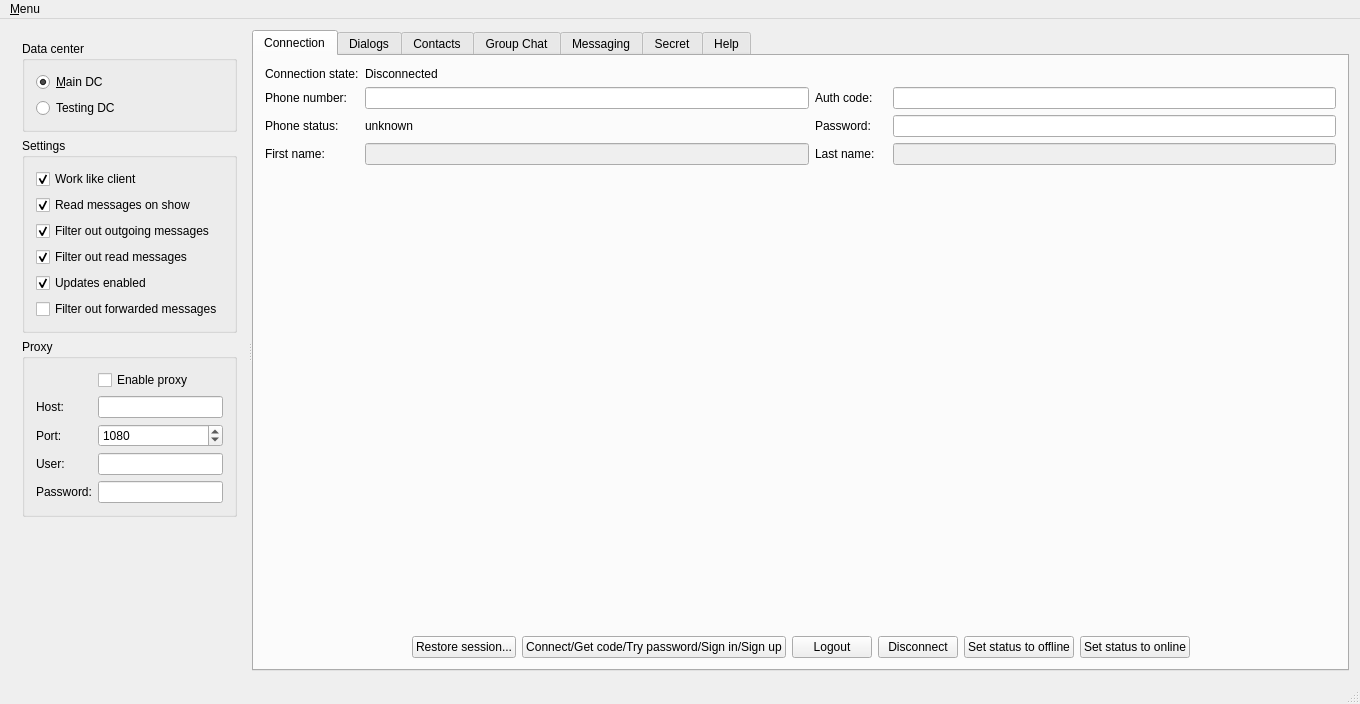
<?xml version="1.0" encoding="UTF-8"?>
<ui version="4.0">
 <class>MainWindow</class>
 <widget class="QMainWindow" name="MainWindow">
  <property name="geometry">
   <rect>
    <x>0</x>
    <y>0</y>
    <width>1360</width>
    <height>704</height>
   </rect>
  </property>
  <property name="windowTitle">
   <string>TelegramQt Test Application</string>
  </property>
  <widget class="QWidget" name="centralWidget">
   <layout class="QVBoxLayout" name="verticalLayout">
    <item>
     <widget class="QSplitter" name="mainSplitter">
      <property name="orientation">
       <enum>Qt::Horizontal</enum>
      </property>
      <widget class="QWidget" name="layoutWidget1">
       <layout class="QVBoxLayout" name="leftPanel">
        <item>
         <widget class="QGroupBox" name="groupBox">
          <property name="title">
           <string>Data center</string>
          </property>
          <layout class="QGridLayout" name="gridLayout">
           <item row="1" column="0">
            <widget class="QRadioButton" name="mainDcRadio">
             <property name="text">
              <string>&amp;Main DC</string>
             </property>
             <property name="checked">
              <bool>true</bool>
             </property>
            </widget>
           </item>
           <item row="2" column="0">
            <widget class="QRadioButton" name="testingDcRadio">
             <property name="text">
              <string>Testing DC</string>
             </property>
             <property name="checked">
              <bool>false</bool>
             </property>
            </widget>
           </item>
          </layout>
         </widget>
        </item>
        <item>
         <widget class="QGroupBox" name="groupBox_2">
          <property name="title">
           <string>Settings</string>
          </property>
          <layout class="QGridLayout" name="gridLayout_8">
           <item row="2" column="0">
            <widget class="QCheckBox" name="settingsReceivingFilterOutMessages">
             <property name="text">
              <string>Filter out outgoing messages</string>
             </property>
             <property name="checked">
              <bool>true</bool>
             </property>
            </widget>
           </item>
           <item row="0" column="0">
            <widget class="QCheckBox" name="workLikeClient">
             <property name="toolTip">
              <string>Set checked to enable client behavior. E.g. set online status on connection and set offline status on app quit.</string>
             </property>
             <property name="text">
              <string>Work like client</string>
             </property>
             <property name="checked">
              <bool>true</bool>
             </property>
            </widget>
           </item>
           <item row="3" column="0">
            <widget class="QCheckBox" name="settingsReceivingFilterReadMessages">
             <property name="text">
              <string>Filter out read messages</string>
             </property>
             <property name="checked">
              <bool>true</bool>
             </property>
            </widget>
           </item>
           <item row="5" column="0">
            <widget class="QCheckBox" name="settingsReceivingFilterForwardedMessages">
             <property name="text">
              <string>Filter out forwarded messages</string>
             </property>
            </widget>
           </item>
           <item row="1" column="0">
            <widget class="QCheckBox" name="settingsReadMessages">
             <property name="text">
              <string>Read messages on show</string>
             </property>
             <property name="checked">
              <bool>true</bool>
             </property>
            </widget>
           </item>
           <item row="4" column="0">
            <widget class="QCheckBox" name="settingsUpdatesEnabled">
             <property name="text">
              <string>Updates enabled</string>
             </property>
             <property name="checked">
              <bool>true</bool>
             </property>
            </widget>
           </item>
          </layout>
         </widget>
        </item>
        <item>
         <widget class="QGroupBox" name="groupBox_3">
          <property name="title">
           <string>Proxy</string>
          </property>
          <layout class="QFormLayout" name="formLayout">
           <item row="1" column="0">
            <widget class="QLabel" name="label_7">
             <property name="text">
              <string>Host:</string>
             </property>
            </widget>
           </item>
           <item row="1" column="1">
            <widget class="QLineEdit" name="settingsProxyHost"/>
           </item>
           <item row="2" column="0">
            <widget class="QLabel" name="label_8">
             <property name="text">
              <string>Port:</string>
             </property>
            </widget>
           </item>
           <item row="2" column="1">
            <widget class="QSpinBox" name="settingsProxyPort">
             <property name="maximum">
              <number>65535</number>
             </property>
             <property name="value">
              <number>1080</number>
             </property>
            </widget>
           </item>
           <item row="0" column="1">
            <widget class="QCheckBox" name="settingsProxyEnable">
             <property name="text">
              <string>Enable proxy</string>
             </property>
            </widget>
           </item>
           <item row="3" column="0">
            <widget class="QLabel" name="label_9">
             <property name="text">
              <string>User:</string>
             </property>
            </widget>
           </item>
           <item row="3" column="1">
            <widget class="QLineEdit" name="settingsProxyUser"/>
           </item>
           <item row="4" column="0">
            <widget class="QLabel" name="label_18">
             <property name="text">
              <string>Password:</string>
             </property>
            </widget>
           </item>
           <item row="4" column="1">
            <widget class="QLineEdit" name="settingsProxyPassword">
             <property name="echoMode">
              <enum>QLineEdit::Password</enum>
             </property>
            </widget>
           </item>
          </layout>
         </widget>
        </item>
        <item>
         <spacer name="verticalSpacer_2">
          <property name="orientation">
           <enum>Qt::Vertical</enum>
          </property>
          <property name="sizeHint" stdset="0">
           <size>
            <width>20</width>
            <height>20</height>
           </size>
          </property>
         </spacer>
        </item>
       </layout>
      </widget>
      <widget class="QTabWidget" name="tabWidget">
       <property name="currentIndex">
        <number>0</number>
       </property>
       <widget class="QWidget" name="tabMain">
        <attribute name="title">
         <string>Connection</string>
        </attribute>
        <layout class="QGridLayout" name="gridLayout_6" rowstretch="0,0,0,0,0,0">
         <item row="3" column="5">
          <widget class="QLineEdit" name="lastName">
           <property name="enabled">
            <bool>false</bool>
           </property>
          </widget>
         </item>
         <item row="0" column="0">
          <widget class="QLabel" name="label">
           <property name="text">
            <string>Connection state:</string>
           </property>
          </widget>
         </item>
         <item row="1" column="1">
          <widget class="QLineEdit" name="phoneNumber"/>
         </item>
         <item row="1" column="5">
          <widget class="QLineEdit" name="confirmationCode">
           <property name="echoMode">
            <enum>QLineEdit::Password</enum>
           </property>
          </widget>
         </item>
         <item row="1" column="0">
          <widget class="QLabel" name="label_2">
           <property name="text">
            <string>Phone number:</string>
           </property>
          </widget>
         </item>
         <item row="3" column="1">
          <widget class="QLineEdit" name="firstName">
           <property name="enabled">
            <bool>false</bool>
           </property>
          </widget>
         </item>
         <item row="2" column="0">
          <widget class="QLabel" name="label_4">
           <property name="text">
            <string>Phone status:</string>
           </property>
          </widget>
         </item>
         <item row="3" column="2">
          <widget class="QLabel" name="lastNameLabel">
           <property name="enabled">
            <bool>true</bool>
           </property>
           <property name="text">
            <string>Last name:</string>
           </property>
          </widget>
         </item>
         <item row="5" column="0" colspan="6">
          <layout class="QHBoxLayout" name="horizontalLayout">
           <item>
            <spacer name="horizontalSpacer_3">
             <property name="orientation">
              <enum>Qt::Horizontal</enum>
             </property>
             <property name="sizeHint" stdset="0">
              <size>
               <width>40</width>
               <height>20</height>
              </size>
             </property>
            </spacer>
           </item>
           <item>
            <widget class="QPushButton" name="restoreSession">
             <property name="text">
              <string>Restore session...</string>
             </property>
            </widget>
           </item>
           <item>
            <widget class="QPushButton" name="connectionStepButton">
             <property name="text">
              <string>Connect/Get code/Try password/Sign in/Sign up</string>
             </property>
            </widget>
           </item>
           <item>
            <widget class="QPushButton" name="logoutButton">
             <property name="toolTip">
              <string>Destroy the session</string>
             </property>
             <property name="text">
              <string>Logout</string>
             </property>
            </widget>
           </item>
           <item>
            <widget class="QPushButton" name="disconnectButton">
             <property name="text">
              <string>Disconnect</string>
             </property>
            </widget>
           </item>
           <item>
            <widget class="QPushButton" name="setStatusOffline">
             <property name="toolTip">
              <string>Set visible status to offline. Actual connection status will not be changed.</string>
             </property>
             <property name="text">
              <string>Set status to offline</string>
             </property>
            </widget>
           </item>
           <item>
            <widget class="QPushButton" name="setStatusOnline">
             <property name="toolTip">
              <string>Set visible status to online. Actual connection status will not be changed.</string>
             </property>
             <property name="text">
              <string>Set status to online</string>
             </property>
            </widget>
           </item>
           <item>
            <spacer name="horizontalSpacer_2">
             <property name="orientation">
              <enum>Qt::Horizontal</enum>
             </property>
             <property name="sizeHint" stdset="0">
              <size>
               <width>40</width>
               <height>20</height>
              </size>
             </property>
            </spacer>
           </item>
          </layout>
         </item>
         <item row="1" column="2">
          <widget class="QLabel" name="label_5">
           <property name="text">
            <string>Auth code:</string>
           </property>
          </widget>
         </item>
         <item row="0" column="1">
          <widget class="QLabel" name="connectionState">
           <property name="text">
            <string>Disconnected</string>
           </property>
          </widget>
         </item>
         <item row="4" column="1">
          <spacer name="verticalSpacer_3">
           <property name="orientation">
            <enum>Qt::Vertical</enum>
           </property>
           <property name="sizeHint" stdset="0">
            <size>
             <width>20</width>
             <height>20</height>
            </size>
           </property>
          </spacer>
         </item>
         <item row="3" column="0">
          <widget class="QLabel" name="firstNameLabel">
           <property name="enabled">
            <bool>true</bool>
           </property>
           <property name="text">
            <string>First name:</string>
           </property>
          </widget>
         </item>
         <item row="2" column="1">
          <widget class="QLabel" name="phoneStatus">
           <property name="text">
            <string>unknown</string>
           </property>
          </widget>
         </item>
         <item row="2" column="2">
          <widget class="QLabel" name="passwordLabel">
           <property name="text">
            <string>Password:</string>
           </property>
          </widget>
         </item>
         <item row="2" column="5">
          <widget class="QLineEdit" name="password">
           <property name="echoMode">
            <enum>QLineEdit::Password</enum>
           </property>
          </widget>
         </item>
        </layout>
       </widget>
       <widget class="QWidget" name="tabDialogs">
        <attribute name="title">
         <string>Dialogs</string>
        </attribute>
        <layout class="QGridLayout" name="gridLayout_13">
         <item row="0" column="0">
          <widget class="QTableView" name="dialogList"/>
         </item>
        </layout>
       </widget>
       <widget class="QWidget" name="tabContacts">
        <attribute name="title">
         <string>Contacts</string>
        </attribute>
        <layout class="QGridLayout" name="gridLayout_9">
         <item row="0" column="0">
          <widget class="QSplitter" name="contactsSplitter">
           <property name="orientation">
            <enum>Qt::Vertical</enum>
           </property>
           <widget class="QTableView" name="contactListTable"/>
           <widget class="QTableView" name="contactSearchResult">
            <property name="contextMenuPolicy">
             <enum>Qt::CustomContextMenu</enum>
            </property>
           </widget>
          </widget>
         </item>
         <item row="1" column="0">
          <layout class="QHBoxLayout" name="horizontalLayout_2">
           <item>
            <widget class="QLabel" name="label_3">
             <property name="text">
              <string>Contact:</string>
             </property>
            </widget>
           </item>
           <item>
            <widget class="QLineEdit" name="currentContact"/>
           </item>
           <item>
            <widget class="QPushButton" name="findContact">
             <property name="text">
              <string>Find contact</string>
             </property>
            </widget>
           </item>
           <item>
            <widget class="QPushButton" name="addContact">
             <property name="text">
              <string>Add contact</string>
             </property>
            </widget>
           </item>
           <item>
            <widget class="QPushButton" name="deleteContact">
             <property name="text">
              <string>Delete contact</string>
             </property>
            </widget>
           </item>
           <item>
            <widget class="QPushButton" name="blockContact">
             <property name="text">
              <string>Block contact</string>
             </property>
            </widget>
           </item>
           <item>
            <widget class="QPushButton" name="unblockContact">
             <property name="text">
              <string>Unblock contact</string>
             </property>
            </widget>
           </item>
          </layout>
         </item>
        </layout>
       </widget>
       <widget class="QWidget" name="tabChats">
        <attribute name="title">
         <string>Group Chat</string>
        </attribute>
        <layout class="QGridLayout" name="gridLayout_7">
         <item row="0" column="1">
          <widget class="QLineEdit" name="groupChatName"/>
         </item>
         <item row="1" column="0" colspan="2">
          <widget class="QSplitter" name="groupChatSplitter">
           <property name="orientation">
            <enum>Qt::Horizontal</enum>
           </property>
           <widget class="QWidget" name="layoutWidget2">
            <layout class="QGridLayout" name="groupChatMessagingGrid">
             <item row="0" column="0">
              <widget class="QTableView" name="groupChatMessagingView">
               <property name="verticalScrollMode">
                <enum>QAbstractItemView::ScrollPerPixel</enum>
               </property>
               <property name="horizontalScrollMode">
                <enum>QAbstractItemView::ScrollPerPixel</enum>
               </property>
              </widget>
             </item>
             <item row="1" column="0">
              <layout class="QGridLayout" name="gridLayout_14">
               <item row="0" column="5">
                <widget class="QPushButton" name="groupChatGetHistoryRequest">
                 <property name="text">
                  <string>Request</string>
                 </property>
                </widget>
               </item>
               <item row="1" column="1" colspan="4">
                <widget class="QLineEdit" name="groupChatMessage"/>
               </item>
               <item row="1" column="0">
                <widget class="QLabel" name="label_13">
                 <property name="text">
                  <string>Message:</string>
                 </property>
                </widget>
               </item>
               <item row="0" column="1">
                <widget class="QLabel" name="label_28">
                 <property name="text">
                  <string>Messages:</string>
                 </property>
                </widget>
               </item>
               <item row="0" column="4">
                <widget class="QSpinBox" name="groupChatGetHistoryOffset">
                 <property name="maximum">
                  <number>10000</number>
                 </property>
                </widget>
               </item>
               <item row="0" column="0">
                <widget class="QLabel" name="label_25">
                 <property name="text">
                  <string>&lt;b&gt;Get history:&lt;/b&gt;</string>
                 </property>
                </widget>
               </item>
               <item row="0" column="2">
                <widget class="QSpinBox" name="groupChatGetHistoryLimit">
                 <property name="maximum">
                  <number>10000</number>
                 </property>
                 <property name="value">
                  <number>30</number>
                 </property>
                </widget>
               </item>
               <item row="0" column="3">
                <widget class="QLabel" name="label_26">
                 <property name="text">
                  <string>Offset:</string>
                 </property>
                </widget>
               </item>
               <item row="1" column="5">
                <widget class="QPushButton" name="groupChatSendButton">
                 <property name="text">
                  <string>Send</string>
                 </property>
                </widget>
               </item>
               <item row="1" column="6">
                <widget class="QPushButton" name="groupChatAttachButton">
                 <property name="text">
                  <string>Attach</string>
                 </property>
                </widget>
               </item>
              </layout>
             </item>
            </layout>
           </widget>
           <widget class="QWidget" name="layoutWidget3">
            <layout class="QGridLayout" name="groupChatContactsGrid">
             <item row="2" column="1">
              <widget class="QLineEdit" name="groupChatContactPhone"/>
             </item>
             <item row="1" column="0" colspan="5">
              <widget class="QTableView" name="groupChatContacts"/>
             </item>
             <item row="2" column="2">
              <widget class="QPushButton" name="groupChatAddContact">
               <property name="text">
                <string>Add/Remove</string>
               </property>
              </widget>
             </item>
             <item row="2" column="0">
              <widget class="QLabel" name="label_12">
               <property name="text">
                <string>Contact phone:</string>
               </property>
              </widget>
             </item>
             <item row="0" column="0" colspan="5">
              <widget class="QLabel" name="label_10">
               <property name="text">
                <string>Contacts:</string>
               </property>
               <property name="alignment">
                <set>Qt::AlignCenter</set>
               </property>
              </widget>
             </item>
             <item row="2" column="3">
              <widget class="QSpinBox" name="groupChatAddContactForwardMessages"/>
             </item>
            </layout>
           </widget>
           <widget class="QWidget" name="layoutWidget4">
            <layout class="QGridLayout" name="gridLayout_5">
             <item row="2" column="0">
              <widget class="QPushButton" name="groupChatCreateChat">
               <property name="text">
                <string>Create chat</string>
               </property>
              </widget>
             </item>
             <item row="2" column="1">
              <widget class="QPushButton" name="groupChatLeaveChat">
               <property name="text">
                <string>Leave chat</string>
               </property>
              </widget>
             </item>
             <item row="1" column="0" colspan="2">
              <widget class="QTableView" name="groupChatChatsList"/>
             </item>
             <item row="0" column="0" colspan="2">
              <widget class="QLabel" name="label_14">
               <property name="text">
                <string>Chats list:</string>
               </property>
               <property name="alignment">
                <set>Qt::AlignCenter</set>
               </property>
              </widget>
             </item>
            </layout>
           </widget>
          </widget>
         </item>
         <item row="0" column="0">
          <widget class="QLabel" name="label_11">
           <property name="text">
            <string>Chat name:</string>
           </property>
          </widget>
         </item>
        </layout>
       </widget>
       <widget class="QWidget" name="tabMessaging">
        <attribute name="title">
         <string>Messaging</string>
        </attribute>
        <layout class="QGridLayout" name="gridLayout_4" rowstretch="1,0">
         <item row="1" column="0">
          <widget class="QWidget" name="widget" native="true">
           <property name="sizePolicy">
            <sizepolicy hsizetype="Preferred" vsizetype="Minimum">
             <horstretch>0</horstretch>
             <verstretch>0</verstretch>
            </sizepolicy>
           </property>
           <property name="minimumSize">
            <size>
             <width>0</width>
             <height>0</height>
            </size>
           </property>
           <layout class="QGridLayout" name="gridLayout_11">
            <item row="0" column="0">
             <widget class="QSplitter" name="splitter">
              <property name="orientation">
               <enum>Qt::Vertical</enum>
              </property>
              <widget class="QWidget" name="layoutWidget">
               <layout class="QGridLayout" name="gridLayout_12">
                <item row="0" column="6">
                 <widget class="QSpinBox" name="messagingGetHistoryLimit">
                  <property name="maximum">
                   <number>10000</number>
                  </property>
                  <property name="value">
                   <number>30</number>
                  </property>
                 </widget>
                </item>
                <item row="0" column="3">
                 <widget class="QLabel" name="messagingContactAction">
                  <property name="minimumSize">
                   <size>
                    <width>40</width>
                    <height>0</height>
                   </size>
                  </property>
                  <property name="text">
                   <string>(no action)</string>
                  </property>
                 </widget>
                </item>
                <item row="0" column="9">
                 <widget class="QPushButton" name="messagingGetHistoryRequest">
                  <property name="text">
                   <string>Request</string>
                  </property>
                 </widget>
                </item>
                <item row="0" column="5">
                 <widget class="QLabel" name="label_16">
                  <property name="text">
                   <string>Messages:</string>
                  </property>
                 </widget>
                </item>
                <item row="0" column="7">
                 <widget class="QLabel" name="label_17">
                  <property name="text">
                   <string>Offset:</string>
                  </property>
                 </widget>
                </item>
                <item row="0" column="8">
                 <widget class="QSpinBox" name="messagingGetHistoryOffset">
                  <property name="maximum">
                   <number>10000</number>
                  </property>
                 </widget>
                </item>
                <item row="1" column="9">
                 <widget class="QPushButton" name="messagingSendButton">
                  <property name="text">
                   <string>Send</string>
                  </property>
                 </widget>
                </item>
                <item row="1" column="0" colspan="9">
                 <widget class="QLineEdit" name="messagingMessage"/>
                </item>
                <item row="0" column="4">
                 <widget class="QLabel" name="label_15">
                  <property name="text">
                   <string>&lt;b&gt;Get history:&lt;/b&gt;</string>
                  </property>
                 </widget>
                </item>
                <item row="1" column="10">
                 <widget class="QPushButton" name="messagingAttachButton">
                  <property name="text">
                   <string>Attach</string>
                  </property>
                 </widget>
                </item>
                <item row="0" column="0">
                 <widget class="QLabel" name="messagingContactName">
                  <property name="text">
                   <string>Unknown name</string>
                  </property>
                 </widget>
                </item>
                <item row="0" column="1">
                 <widget class="QLabel" name="messagingContactStatus">
                  <property name="text">
                   <string>(unknown status)</string>
                  </property>
                 </widget>
                </item>
                <item row="0" column="2">
                 <widget class="QLineEdit" name="messagingContactIdentifier">
                  <property name="text">
                   <string>unknown identifier</string>
                  </property>
                 </widget>
                </item>
               </layout>
              </widget>
             </widget>
            </item>
           </layout>
          </widget>
         </item>
         <item row="0" column="0">
          <widget class="QTableView" name="messagingView">
           <property name="contextMenuPolicy">
            <enum>Qt::CustomContextMenu</enum>
           </property>
           <property name="verticalScrollMode">
            <enum>QAbstractItemView::ScrollPerPixel</enum>
           </property>
           <property name="horizontalScrollMode">
            <enum>QAbstractItemView::ScrollPerPixel</enum>
           </property>
          </widget>
         </item>
        </layout>
       </widget>
       <widget class="QWidget" name="tabSecret">
        <attribute name="title">
         <string>Secret</string>
        </attribute>
        <layout class="QGridLayout" name="gridLayout_2">
         <item row="2" column="1">
          <layout class="QHBoxLayout" name="horizontalLayout_4">
           <item>
            <widget class="QPushButton" name="getSecretInfo">
             <property name="text">
              <string>Get info</string>
             </property>
            </widget>
           </item>
           <item>
            <widget class="QPushButton" name="secondConnectButton">
             <property name="text">
              <string>Connect</string>
             </property>
            </widget>
           </item>
           <item>
            <widget class="QPushButton" name="secretOpenFile">
             <property name="text">
              <string>Open file...</string>
             </property>
            </widget>
           </item>
           <item>
            <widget class="QPushButton" name="secretSaveAs">
             <property name="text">
              <string>Save as...</string>
             </property>
            </widget>
           </item>
          </layout>
         </item>
         <item row="0" column="0">
          <widget class="QLabel" name="label_6">
           <property name="text">
            <string>Secret:</string>
           </property>
          </widget>
         </item>
         <item row="0" column="1">
          <widget class="QPlainTextEdit" name="secretInfo">
           <property name="plainText">
            <string/>
           </property>
          </widget>
         </item>
        </layout>
       </widget>
       <widget class="QWidget" name="tabHelp">
        <attribute name="title">
         <string>Help</string>
        </attribute>
        <layout class="QGridLayout" name="gridLayout_10">
         <item row="0" column="0">
          <widget class="QPlainTextEdit" name="helpView">
           <property name="readOnly">
            <bool>true</bool>
           </property>
          </widget>
         </item>
        </layout>
       </widget>
      </widget>
     </widget>
    </item>
   </layout>
  </widget>
  <widget class="QMenuBar" name="menuBar">
   <property name="geometry">
    <rect>
     <x>0</x>
     <y>0</y>
     <width>1360</width>
     <height>20</height>
    </rect>
   </property>
   <widget class="QMenu" name="menu_File">
    <property name="title">
     <string>&amp;Menu</string>
    </property>
    <addaction name="actionQuit"/>
   </widget>
   <addaction name="menu_File"/>
  </widget>
  <widget class="QStatusBar" name="statusBar"/>
  <action name="actionQuit">
   <property name="text">
    <string>E&amp;xit</string>
   </property>
   <property name="shortcut">
    <string>Ctrl+Q</string>
   </property>
  </action>
 </widget>
 <layoutdefault spacing="6" margin="11"/>
 <resources/>
 <connections>
  <connection>
   <sender>messagingMessage</sender>
   <signal>returnPressed()</signal>
   <receiver>messagingSendButton</receiver>
   <slot>click()</slot>
   <hints>
    <hint type="sourcelabel">
     <x>635</x>
     <y>566</y>
    </hint>
    <hint type="destinationlabel">
     <x>722</x>
     <y>571</y>
    </hint>
   </hints>
  </connection>
  <connection>
   <sender>actionQuit</sender>
   <signal>triggered()</signal>
   <receiver>MainWindow</receiver>
   <slot>close()</slot>
   <hints>
    <hint type="sourcelabel">
     <x>-1</x>
     <y>-1</y>
    </hint>
    <hint type="destinationlabel">
     <x>446</x>
     <y>614</y>
    </hint>
   </hints>
  </connection>
 </connections>
</ui>
